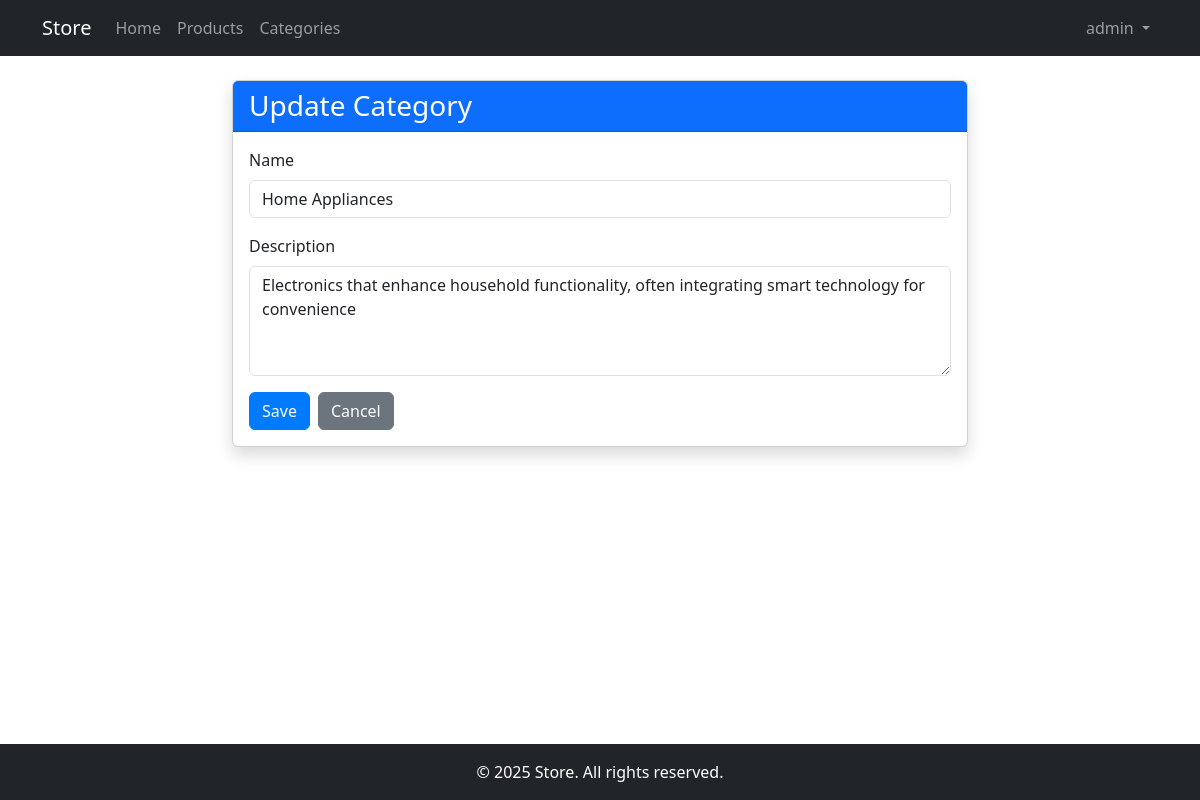
The app's page /categories/4/update/ (signed in) with its own data.
### category/models.py (models this page shows, shortened)
class Category(models.Model):
    name = models.CharField(max_length=100, unique=True)
    description = models.TextField(blank=True, null=True)
    created_at = models.DateTimeField(auto_now_add=True)
    updated_at = models.DateTimeField(auto_now=True)
    class Meta:
        verbose_name_plural = 'Categories'
        ordering = ['name']

### category/views.py (the view)
# urls.py: path('<int:pk>/update/', views.category_update, name='category_update'),
@login_required
def category_update(request, pk):
    category = get_object_or_404(Category, pk=pk)
    if request.method == 'POST':
        form = CategoryForm(request.POST, instance=category)
        if form.is_valid():
            form.save()
            messages.success(request, 'Category updated successfully!')
            return redirect('category:category_detail', pk=category.pk)
    else:
        form = CategoryForm(instance=category)
    return render(request, 'category/category_form.html', {'form': form, 'category': category, 'title': 'Update Category'})

### category/forms.py
class CategoryForm(forms.ModelForm):
    class Meta:
        model = Category
        fields = ['name', 'description']
        widgets = {
            'name': forms.TextInput(attrs={'class': 'form-control'}),
            'description': forms.Textarea(attrs={'class': 'form-control', 'rows': 4}),
        }

### store/templates/category/category_form.html (shortened to what this page needs)
{% extends 'base.html' %}
{% block content %}
<div class="row justify-content-center">
    <div class="col-md-8">
        <div class="card shadow">
            <div class="card-header bg-primary text-white">
                <h3 class="mb-0">{{ title|default:"Category Form" }}</h3>
            </div>
            <div class="card-body">
                <form method="post">
                    <div class="mb-3">
                        <label for="{{ form.name.id_for_label }}" class="form-label">Name</label>
                        {{ form.name }}
                    </div>
                    <div class="mb-3">
                        <label for="{{ form.description.id_for_label }}" class="form-label">Description</label>
                        {{ form.description }}
                    </div>
                    <div class="d-flex gap-2">
                        <button type="submit" class="btn btn-primary">Save</button>
                        <a href="{% url 'category:category_list' %}" class="btn btn-secondary">Cancel</a>
                    </div>
                </form>
            </div>
        </div>
    </div>
</div>
{% endblock %}

### store/templates/base.html (shortened to what this page needs)
<!DOCTYPE html>
<html lang="en">
<head>
    <link href="https://cdn.jsdelivr.net/npm/bootstrap@5.3.0/dist/css/bootstrap.min.css" rel="stylesheet">
    {% load static %}
    <link rel="stylesheet" href="{% static 'css/style.css' %}">
</head>
<body>
    <nav class="navbar navbar-expand-lg navbar-dark bg-dark">
        <div class="container">
            <a class="navbar-brand" href="{% url 'home' %}">Store</a>
            <div class="collapse navbar-collapse" id="navbarNav">
                <ul class="navbar-nav me-auto">
                    <li class="nav-item">
                        <a class="nav-link" href="{% url 'home' %}">Home</a>
                    </li>
                    <li class="nav-item">
                        <a class="nav-link" href="{% url 'product:product_list' %}">Products</a>
                    </li>
                    <li class="nav-item">
                        <a class="nav-link" href="{% url 'category:category_list' %}">Categories</a>
                    </li>
                </ul>
                <ul class="navbar-nav">
                    {% if user.is_authenticated %}
                    <li class="nav-item dropdown">
                        <a class="nav-link dropdown-toggle" href="#" id="navbarDropdown" role="button" data-bs-toggle="dropdown" aria-expanded="false">
                            {{ user.username }}
                        </a>
                    </li>
                    {% endif %}
                </ul>
            </div>
        </div>
    </nav>
    <div class="container mt-4">
        {% block content %}{% endblock %}
    </div>
    <footer class="bg-dark text-white mt-5 py-3">
        <div class="container text-center">
            <p class="mb-0">&copy; {% now "Y" %} Store. All rights reserved.</p>
        </div>
    </footer>
</body>
</html>

### store/static/css/style.css (style rules this page uses)
body { min-height: 100vh; display: flex; flex-direction: column; }
.container { flex: 1; }
.card { transition: transform 0.3s; margin-bottom: 20px; }
.btn-primary { background-color: #007bff; border-color: #007bff; }

### records on screen
Category: name "Home Appliances", description "Electronics that enhance household functionality, often integrating smart technology for convenience"

### other values on screen
{{ user.username }} "admin"
{{ title|default:"Category Form" }} "Update Category"
